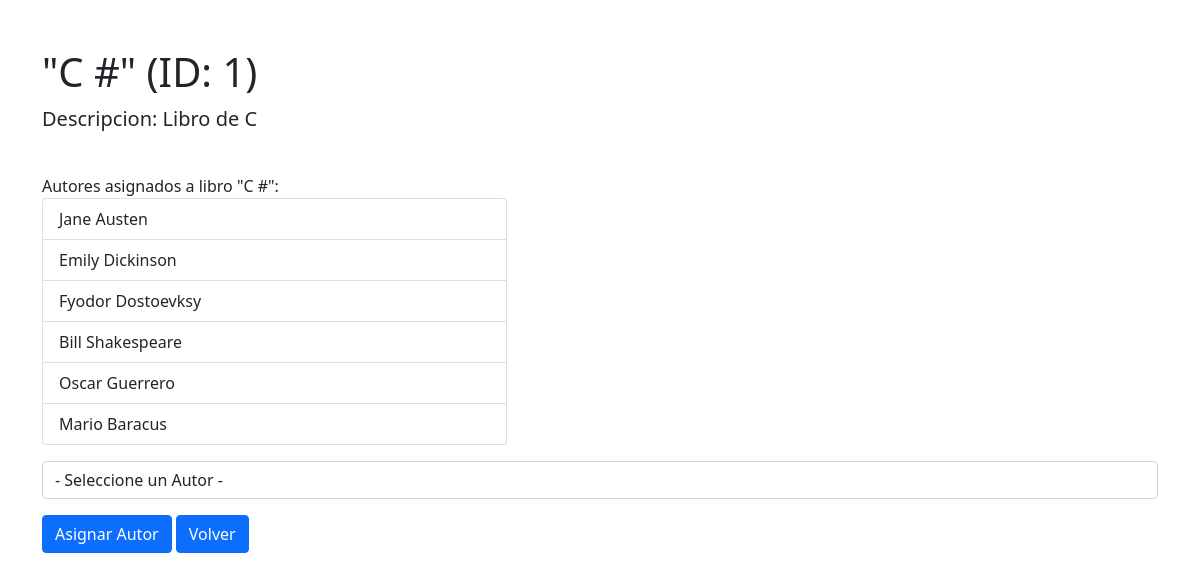
Screenshot of /books/1 with the database file from the repository.
### books_authors_app/models.py (models this page shows, shortened)
class Book(models.Model):
    title = models.CharField(max_length=255)
    desc = models.CharField(max_length=255)
    created_at = models.DateTimeField(auto_now_add=True)
    updated_at = models.DateTimeField(auto_now=True)

class Author(models.Model):
    first_name = models.CharField(max_length=255)
    last_name = models.CharField(max_length=255)
    notes = models.CharField(max_length=255, default='Notas Aqui')
    books = models.ManyToManyField(Book, related_name="authors")
    created_at = models.DateTimeField(auto_now_add=True)
    updated_at = models.DateTimeField(auto_now=True)

### books_authors_app/views.py (the view)
# urls.py: path('books/<int:id>', views.ver_libro, name='ver_libro'),
def ver_libro(request, id):
    context = {
        "all_authors": Author.objects.all(),
        "book": Book.objects.get(id=id)
    }
    return render(request, 'ver_libro.html', context)

### books_authors_app/templates/ver_libro.html (shortened to what this page needs)
<!DOCTYPE html>
<html lang="en">
<head>
    {% load static %}
    <link rel="stylesheet" href="{% static 'css/bootstrap.min.css' %}">
</head>
<body>
    <div class="container mt-5">
        <h1>"{{book.title}}" (ID: {{book.id}})</h1>
        <p class="lead">Descripcion: <b>{{book.desc}}</b></p><br>
        <ul class="list-group col-5">Autores asignados a libro "{{book.title}}":
            {% for author in book.authors.all %}
                <li class="list-group-item">{{author.first_name}} {{author.last_name}}</li>
            {% endfor %}
        </ul>
        <form action="agregar_autor/{{book.id}}" method="post" class="mt-3">
            <select name="author_id" class="form-control">
                <option disabled selected> - Seleccione un Autor - </option>
            </select>
            <input type="submit" value="Asignar Autor" class="btn btn-primary mt-3">
            <a href="/" class="btn btn-primary mt-3">Volver</a>
        </form>
    </div>
</body>
</html>

### rows the page displays
Book: title "C #", id "1", desc "Libro de C"
Author: first_name "Jane", last_name "Austen"
Author: first_name "Emily", last_name "Dickinson"
Author: first_name "Fyodor", last_name "Dostoevksy"
Author: first_name "Bill", last_name "Shakespeare"
Author: first_name "Oscar", last_name "Guerrero"
Author: first_name "Mario", last_name "Baracus"
